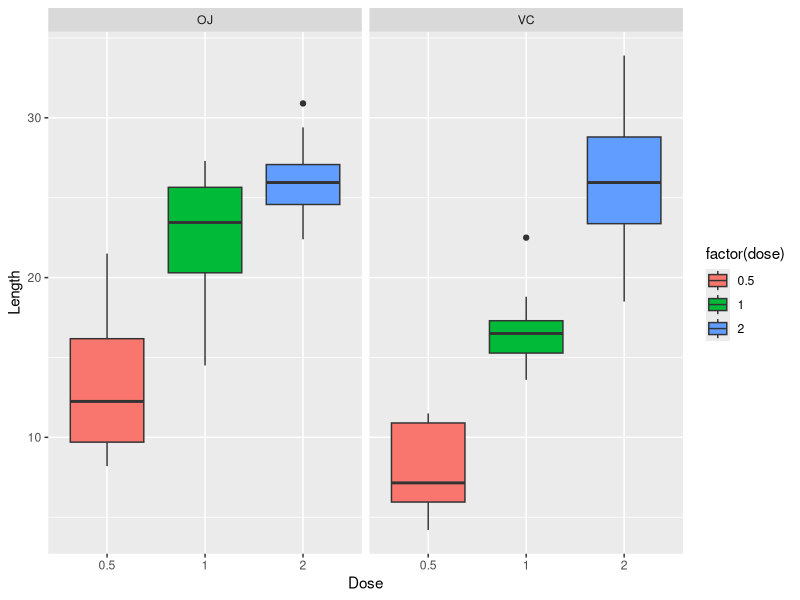

The R source for this figure:
## ---- chunk 1
library(datasets)
library(ggplot2)
data(ToothGrowth)
plot <- ggplot(ToothGrowth, aes(x=factor(dose),y=len,fill=factor(dose)))
plot + geom_boxplot() + 
     facet_grid(.~supp) +
     scale_x_discrete("Dose") +   
     scale_y_continuous("Length")  
## ---- chunk 2
head(ToothGrowth)
str(ToothGrowth)
summary(ToothGrowth)
ToothGrowth$dose <- as.factor(ToothGrowth$dose)
table(ToothGrowth$supp, ToothGrowth$dose)
## ---- chunk 3
# T-Test by Supp Type
t.test(len ~ supp, data = ToothGrowth)

# Subsetting Data by Dose
dose0.5 = subset(ToothGrowth, dose == 0.5)
dose1.0 = subset(ToothGrowth, dose == 1.0)
dose2.0 = subset(ToothGrowth, dose == 2.0)

# T-Test Supp by Dose
t.test(len~supp, data=dose0.5)
t.test(len~supp, data=dose1.0)
t.test(len~supp, data=dose2.0)
